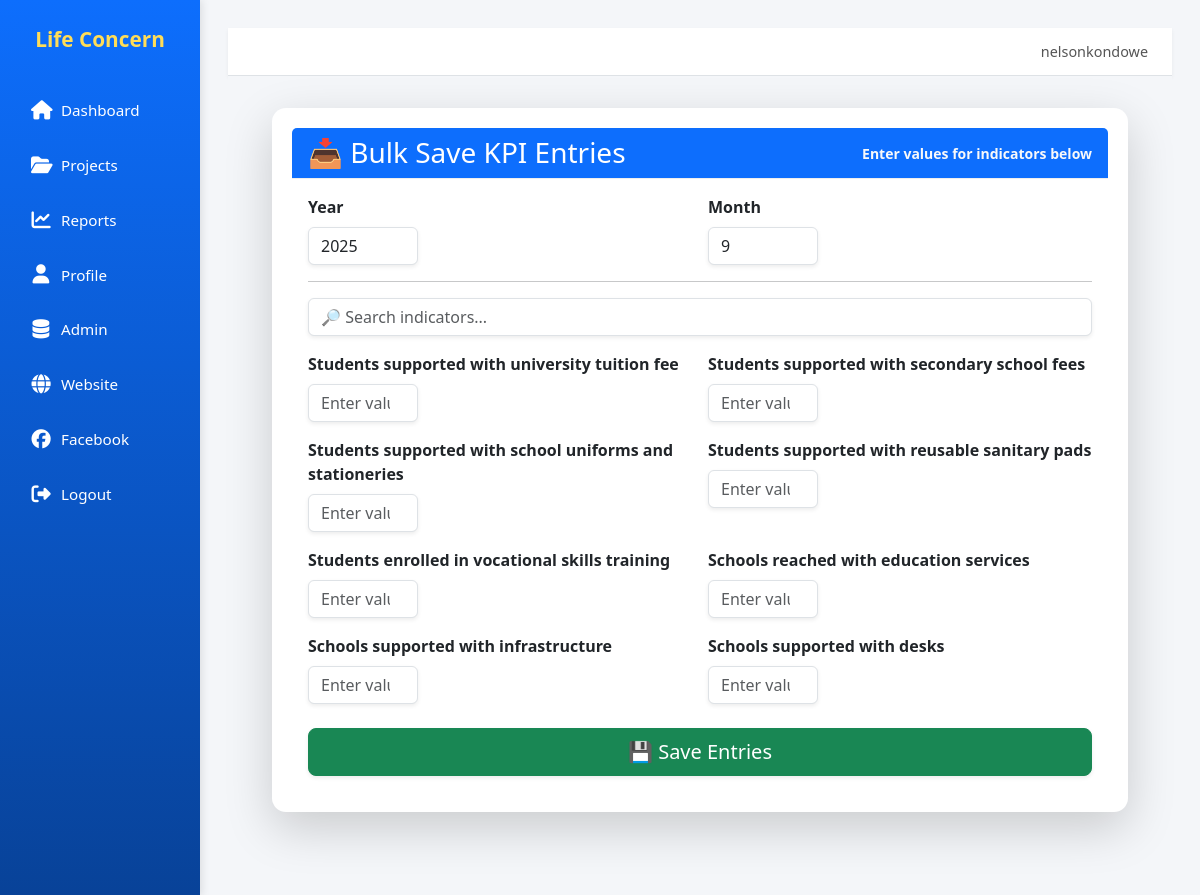
The page /projects/1/bulk-save/?year=2025 (signed in) on the database its author committed.
### core/models.py (models this page shows, shortened)
class Indicator(models.Model):
    project = models.ForeignKey(Project, on_delete=models.CASCADE, related_name='indicators')
    name = models.CharField(max_length=200)
    unit = models.CharField(max_length=50, default='count')
    target = models.DecimalField(max_digits=12, decimal_places=2, null=True, blank=True)
    is_kpi = models.BooleanField(default=False)  # Field for KPI indicators
    current_value = models.DecimalField(max_digits=12, decimal_places=2, default=0)
    progress = models.DecimalField(max_digits=5, decimal_places=2, default=0)  # % progress
    class Meta:
        unique_together = ('project', 'name')

### core/views.py (the view, shortened to what this page needs)
# urls.py: path('projects/<int:pk>/bulk-save/', views.bulk_save_entries, name='bulk_save_entries'),
@login_required
def bulk_save_entries(request, pk):
    project = get_object_or_404(Project, pk=pk)
    indicators = Indicator.objects.filter(project=project)
    return render(request, "core/bulk_save_entries.html", {
        "project": project,
        "indicators": indicators,
        "year": datetime.datetime.now().year,
        "month": datetime.datetime.now().month,
    })

### core/templates/core/bulk_save_entries.html (shortened to what this page needs)
{% extends "core/base.html" %}
{% block content %}
<div class="card shadow-lg border-0">
  <div class="card-header bg-primary text-white d-flex justify-content-between align-items-center">
    <h3 class="mb-0">📥 Bulk Save KPI Entries</h3>
    <small class="text-light">Enter values for indicators below</small>
  </div>
  <div class="card-body">
    <form method="post">
      <div class="row g-3 mb-3">
        <div class="col-md-6">
          <label for="year" class="form-label fw-semibold">Year</label>
          <input type="number" id="year" name="year" value="{{ year }}" required
                 class="form-control shadow-sm">
        </div>
        <div class="col-md-6">
          <label for="month" class="form-label fw-semibold">Month</label>
          <input type="number" id="month" name="month" value="{{ month }}" min="1" max="12" required
                 class="form-control shadow-sm">
        </div>
      </div>
      <hr>
      <div class="mb-3">
        <input type="text" id="searchInput" class="form-control shadow-sm"
               placeholder="🔎 Search indicators..." onkeyup="filterIndicators()">
      </div>
      <div class="row g-3" id="indicatorList">
        {% for indicator in indicators %}
          <div class="col-md-6 indicator-item">
            <label for="indicator_{{ indicator.id }}" class="form-label fw-semibold">
              {{ indicator.name }}
            </label>
            <input type="number" step="any" id="indicator_{{ indicator.id }}"
                   name="indicator_{{ indicator.id }}"
                   class="form-control shadow-sm"
                   placeholder="Enter value for {{ indicator.name }}">
          </div>
        {% endfor %}
      </div>
      <div class="mt-4 text-center">
        <button type="submit" class="btn btn-success btn-lg px-5 shadow-sm">
          💾 Save Entries
        </button>
      </div>
    </form>
  </div>
</div>
{% endblock %}

### core/templates/core/base.html (shortened to what this page needs)
<!doctype html>
<html lang="en">
<head>
  {% load static %}
  <link rel="stylesheet" href="{% static 'styles.css' %}">
  <link href="https://cdn.jsdelivr.net/npm/bootstrap@5.3.3/dist/css/bootstrap.min.css" rel="stylesheet">
  <link rel="stylesheet" href="https://cdnjs.cloudflare.com/ajax/libs/font-awesome/6.5.0/css/all.min.css">
</head>
<body>
  <div class="layout">
    {% if request.resolver_match.url_name != "login" %}
      <aside class="sidebar">
        <div class="brand">Life Concern</div>
        <nav class="nav">
          <a href="{% url 'dashboard' %}" class="{% if request.resolver_match.url_name == 'dashboard' %}active{% endif %}">
            <i class="fas fa-home"></i> Dashboard
          </a>
          <a href="{% url 'projects' %}" class="{% if request.resolver_match.url_name == 'projects' %}active{% endif %}">
            <i class="fas fa-folder-open"></i> Projects
          </a>
          <a href="{% url 'reports' %}" class="{% if request.resolver_match.url_name == 'reports' %}active{% endif %}">
            <i class="fas fa-chart-line"></i> Reports
          </a>
          <a href="{% url 'profile' %}" class="{% if request.resolver_match.url_name == 'profile' %}active{% endif %}">
            <i class="fas fa-user"></i> Profile
          </a>
          <a href="{% url 'admin:index' %}" target="_blank">
            <i class="fas fa-database"></i> Admin
          </a>
          <a href="https://www.licomw.org" target="_blank">
            <i class="fas fa-globe"></i> Website
          </a>
          <a href="https:web.facebook.com/LifeConcernMalawi" target="_blank">
            <i class="fab fa-facebook"></i> Facebook
          </a>
          <form method="post" action="{% url 'logout' %}">
            <button type="submit">
              <i class="fas fa-sign-out-alt"></i> Logout
            </button>
          </form>
        </nav>
      </aside>
    {% endif %}
    <div class="content">
      {% if request.resolver_match.url_name != "login" %}
        <div class="topbar">
          <div class="user-info">
            {{ request.user.username }}
          </div>
        </div>
      {% endif %}
      <main class="page-body">
        <div class="container-fluid">
          {% block content %}{% endblock %}
        </div>
      </main>
    </div>
  </div>
</body>
</html>

### static/styles.css (style rules this page uses)
body { margin:0; font-family: Arial, Helvetica, sans-serif; background:#f4f9ff; }
a { color:#0a5bd3; text-decoration:none; }
.btn { width:100%; padding:12px; background:#0073e6; color:#fff; border:0; border-radius:8px; cursor:pointer; font-weight:bold; }
.layout { display:grid; grid-template-columns: 260px 1fr; min-height:100vh; }
.sidebar { background:#0073e6; color:#fff; padding: 24px 16px; display:flex; flex-direction:column; }
.brand { color:#ffdd57; font-weight: bold; font-size: 20px; text-align:center; margin-bottom: 20px; }
.nav a { display:block; color:#fff; padding:10px 12px; border-radius:8px; margin-bottom:8px; }
.content { padding: 28px; }
.card { background:#fff; border-radius:12px; padding: 20px; box-shadow: 0 6px 18px rgba(0,0,0,.06); margin-bottom:20px; overflow:auto; }
input[type=number] { width:110px; }

### core/templates/core/base.html (style rules this page uses)
body { font-family: "Segoe UI", sans-serif; background-color: #f4f6f9; }
.layout { display: flex; min-height: 100vh; }
.sidebar { width: 200px; background: linear-gradient(180deg, #0d6efd, #084298); color: #fff; display: flex; flex-direction: column; align-items: center; padding: 1.5rem 1rem; box-shadow: 2px 0 8px rgba(0,0,0,0.1); }
.sidebar .brand { font-size: 1.3rem; font-weight: bold; margin-bottom: 2rem; text-align: center; }
.sidebar .nav { display: flex; flex-direction: column; align-items: stretch; width: 100%; }
.sidebar .nav a, .sidebar .nav form button { display: flex; flex-direction: row; align-items: center; justify-content: flex-start; gap: 10px; padding: 12px 15px; color: #fff; text-decoration: none; border-radius: 8px; margin-bottom: 8px; font-size: 0.95rem; transition: background 0.3s ease, transform 0.1s ease; }
.sidebar .nav a i, .sidebar .nav button i { font-size: 1.2rem; width: 20px; text-align: center; }
.sidebar .nav button { background: none; border: none; color: #fff; cursor: pointer; width: 100%; text-align: left; }
.content { flex: 1; display: flex; flex-direction: column; }
.topbar { background: #fff; padding: 0.8rem 1.5rem; display: flex; align-items: center; justify-content: space-between; border-bottom: 1px solid #dee2e6; box-shadow: 0 2px 4px rgba(0,0,0,0.05); }
.topbar .user-info { font-size: 0.9rem; color: #555; }
.page-body { flex: 1; padding: 2rem; background: #f4f6f9; }
.card { border-radius: 14px; box-shadow: 0 3px 8px rgba(0,0,0,0.08); background: #fff; margin-bottom: 1.5rem; border: none; }
.card-header { font-weight: 600; font-size: 1rem; background: transparent; border-bottom: 1px solid #eee; }

### rows shown on the page
Indicator: name "Students supported with university tuition fee", name "Enter value for Students supported with university tuition fee"
Indicator: name "Students supported with secondary school fees", name "Enter value for Students supported with secondary school fees"
Indicator: name "Students supported with school uniforms and stationeries", name "Enter value for Students supported with school uniforms and stationeries"
Indicator: name "Students supported with reusable sanitary pads", name "Enter value for Students supported with reusable sanitary pads"
Indicator: name "Students enrolled in vocational skills training", name "Enter value for Students enrolled in vocational skills training"
Indicator: name "Schools reached with education services", name "Enter value for Schools reached with education services"
Indicator: name "Schools supported with infrastructure", name "Enter value for Schools supported with infrastructure"
Indicator: name "Schools supported with desks", name "Enter value for Schools supported with desks"

### other values the page prints
{{ request.user.username }} "nelsonkondowe"
